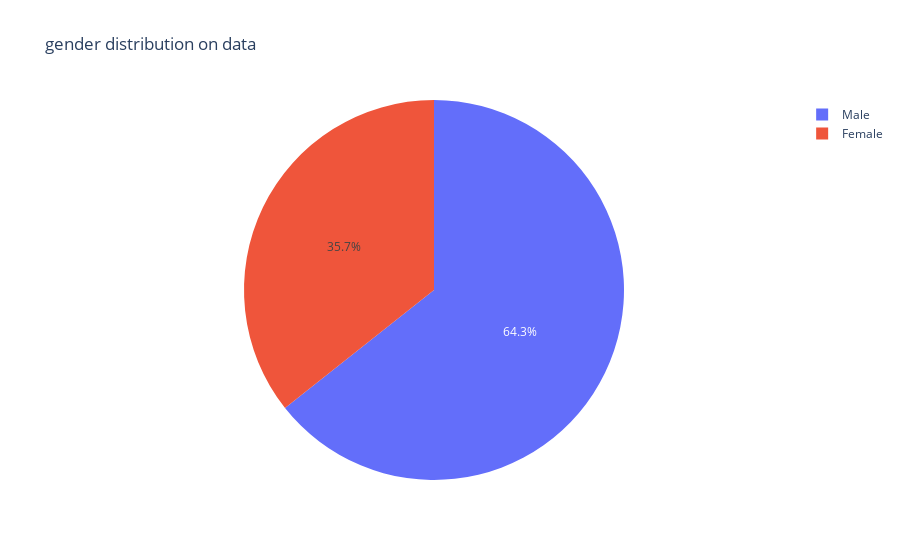

Notebook code for this chart:
### Code cell
#basic implementation
gender_count = tips['sex'].value_counts()
px.pie(gender_count,
       gender_count.index,
       gender_count.values,
       title='gender distribution on data'
)

### Figure 1 — Plotly figure (JSON) as saved in the notebook; plotly's stock layout.template omitted (floating-point values rounded to 4 significant figures)
{"data": [{"domain": {"x": [0, 1], "y": [0, 1]}, "hovertemplate": "sex=%{label}<br>value=%{value}<extra></extra>", "labels": ["Male", "Female"], "legendgroup": "", "name": "", "showlegend": true, "type": "pie", "values": [157, 87]}], "layout": {"legend": {"tracegroupgap": 0}, "title": {"text": "gender distribution on data"}}}
